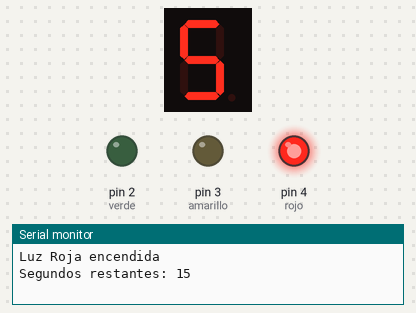
Bench run of a sketch on a simulated Arduino Uno, built with avr-gcc and run on an emulated ATmega328P. Parts: 1-digit seven-segment display, output pins drawn as LEDs (lit = HIGH), the last lines printed to the serial monitor. Wiring (inferred from the names in the program): 1-digit 7-segment display, segments lit when LOW: segments pin 6, pin 8, pin 5, pin 9, pin 7, pin 10, pin 11. The segment pins are drawn as the display they are named for; pins used as bus, display or sensor lines are not drawn.

Above: at 0.1 s.
At 4.1 s:
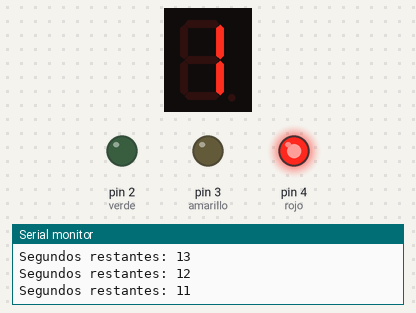
At 8.1 s:
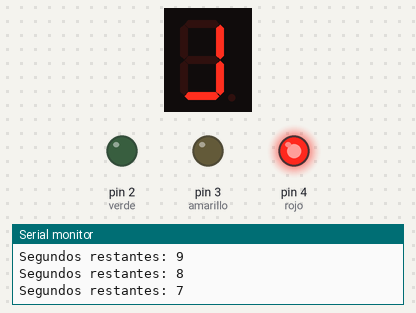
At 16.1 s:
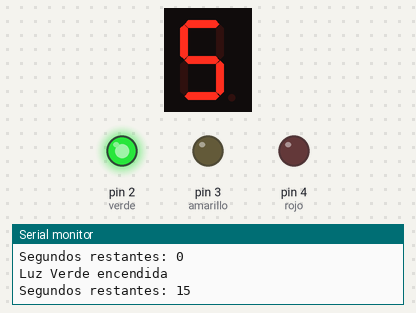
At 24.1 s:
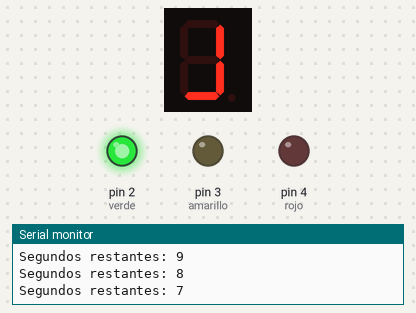
At 35.1 s:
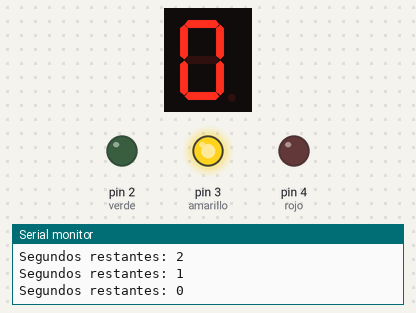
Timing chart, 0 to 37.5 s (numbered marks = the images above):
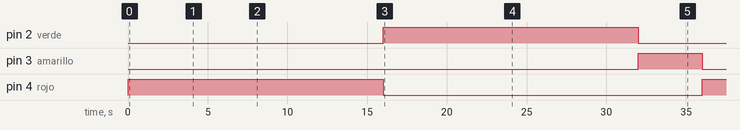

Measured:
- by itself, pin 2 (verde): LOW → HIGH at 16.0 s, → LOW 16.0 s later
- by itself, pin 3 (amarillo): LOW → HIGH at 32.0 s, → LOW 4.0 s later
- by itself, pin 4 (rojo): LOW → HIGH at 0.00 s, → LOW 16.0 s later, → HIGH 20.0 s later
- what the display in image 1 shows lasts 1.0 s, from 4.0 s to 5.0 s

The sketch:

DIA02-02.ino
```cpp
int rojo = 4;
int amarillo = 3;
int verde = 2;

const int segmentos[7] = {5, 6, 7, 8, 9, 10, 11};

// Dígitos del 0 al 9 para el display
// ánodo común ++: 0 = encendido 1 = apagado
const byte digitos[10][7] = {
  {0,0,0,0,0,0,1}, // 0
  {0,1,1,0,1,1,1}, // 1
  {1,0,0,0,0,1,0}, // 2
  {0,0,1,0,0,1,0}, // 3
  {0,1,1,0,1,0,0}, // 4
  {0,0,1,1,0,0,0}, // 5
  {0,0,0,1,0,0,0}, // 6
  {0,1,1,0,0,1,1}, // 7
  {0,0,0,0,0,0,0}, // 8
  {0,0,1,0,0,0,0}  // 9
};

void setup() {
  Serial.begin(9600);

  pinMode(rojo, OUTPUT);
  pinMode(amarillo, OUTPUT);
  pinMode(verde, OUTPUT);

  for (int i = 0; i < 7; i++) {
    pinMode(segmentos[i], OUTPUT);
  }
}

void loop() {
  // Luz roja
  digitalWrite(rojo, HIGH);
  digitalWrite(amarillo, LOW);
  digitalWrite(verde, LOW);
  Serial.println("Luz Roja encendida");
  contarSegundos(15);

  // Luz verde
  digitalWrite(rojo, LOW);
  digitalWrite(amarillo, LOW);
  digitalWrite(verde, HIGH);
  Serial.println("Luz Verde encendida");
  contarSegundos(15);

  // Luz amarilla
  digitalWrite(rojo, LOW);
  digitalWrite(amarillo, HIGH);
  digitalWrite(verde, LOW);
  Serial.println("Luz Amarilla encendida");
  contarSegundos(3);
}

// Muestra un número (0-9) en el display
void mostrarNumero(int numero) {
  for (int i = 0; i < 7; i++) {
    digitalWrite(segmentos[i], digitos[numero][i]);
  }
}

// Función de cuenta regresiva
void contarSegundos(int tiempo) {
  for (int i = tiempo; i >= 0; i--) {
    mostrarNumero(i % 10);
    Serial.print("Segundos restantes: ");
    Serial.println(i);
    delay(1000);
  }
}
```
